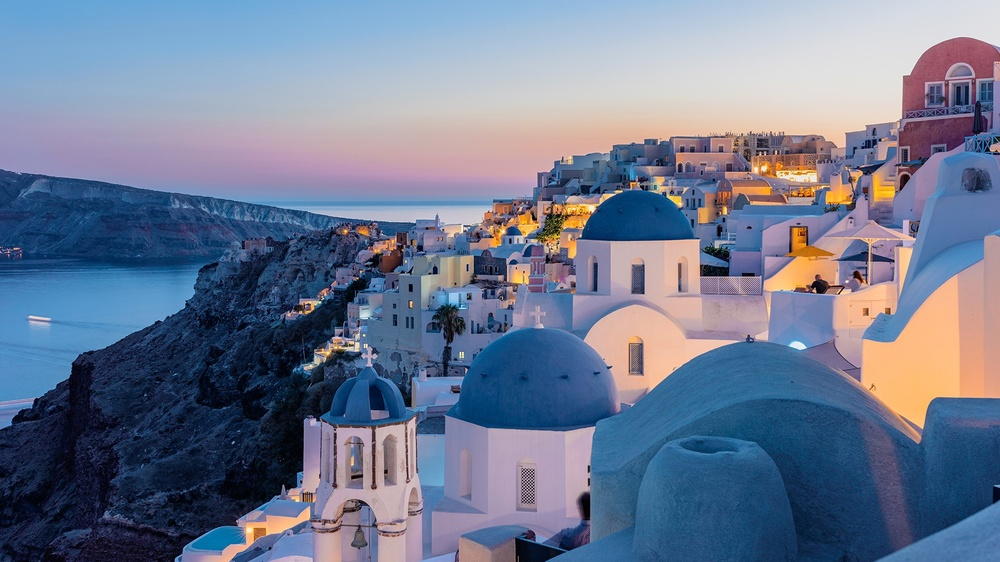
#> input picture images/0d5018e494c388988349f345050d4d54.jpg, 1000 x 562 px, shrunk from 1920 x 1080 before the run
$ python image_display.py
#> lines starting #> are read from the running program, lines starting #| are printed output that depends on the picture
import matplotlib.pyplot as plt
import matplotlib.image as mpimg

# Read the image
img = mpimg.imread('images/0d5018e494c388988349f345050d4d54.jpg')
#> img is the input picture: shape (562, 1000, 3); mean R, G, B 111, 121.9, 145.9

# Display the image
plt.imshow(img)
plt.show()

fig, images = plt.subplots(nrows=1, ncols=2)
img1 = mpimg.imread('images/0d5018e494c388988349f345050d4d54.jpg')
img2 = mpimg.imread('images/1d08fb6ce7ff65739b59e75f603c6559.jpg')
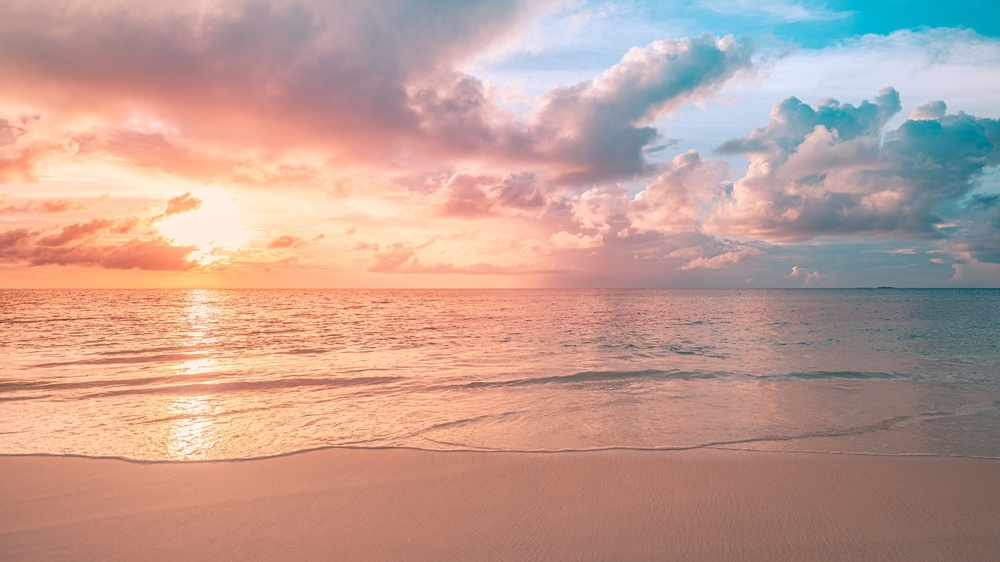
#> input picture images/1d08fb6ce7ff65739b59e75f603c6559.jpg, 1000 x 562 px, shrunk from 1920 x 1080 before the run
#> img2 is the input picture: shape (562, 1000, 3); mean R, G, B 192.3, 158.6, 147.9
images[0].imshow(img1)
images[1].imshow(img2)
plt.show()
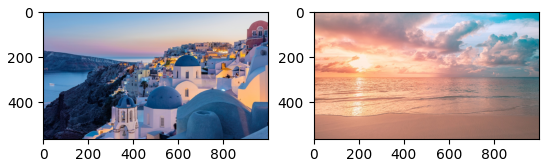
#> figure drawn by matplotlib, 2 panels
